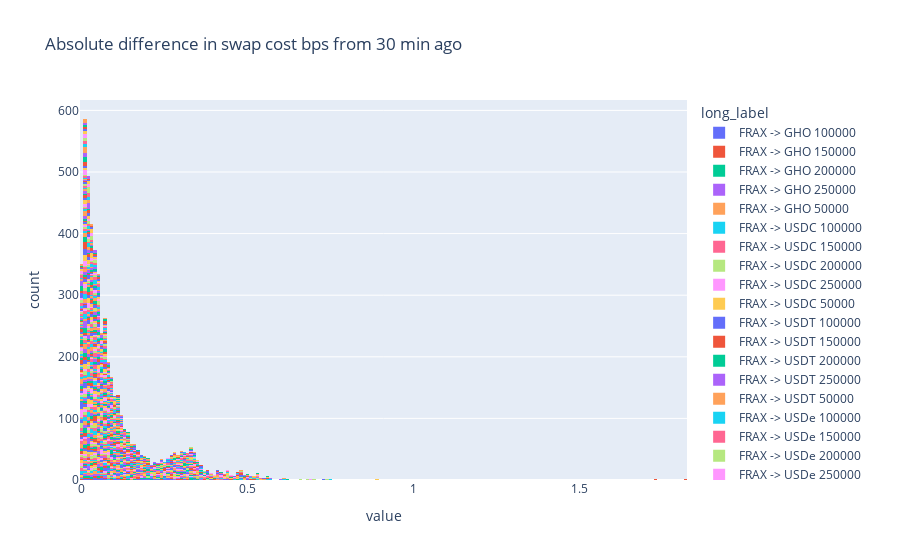

Source (notebook cell):
### Code cell
hour_ago = slippage_over_time.shift(2)
absolute_diff = (slippage_over_time - hour_ago).abs()

px.histogram(absolute_diff, title="Absolute difference in swap cost bps from 30 min ago").show()
